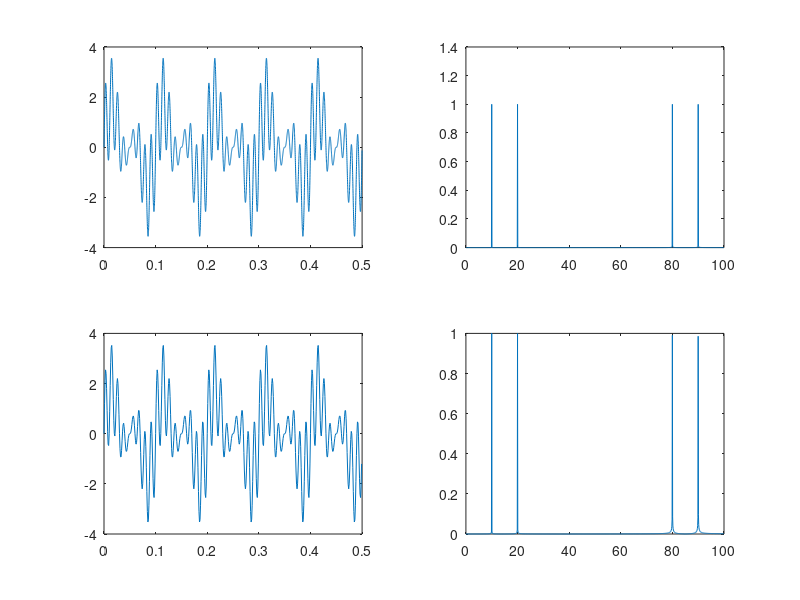

Write the MATLAB code that produced this figure.

%%%%%%%%%%%%%%%%%%%%%%%%%%%%%%%%%
% Semnalul original 
%%%%%%%%%%%%%%%%%%%%%%%%%%%%%%%%%

% Pasul de generare a semnalului 'continuu'
Tg = 0.0001;
% Perioada de generare este de 10 secunde
t = 0:Tg:10;
% Semnalul "continuu", format din 4 sinosoide (putem incerca diferite
% forme), de frecvente 10Hz, 20Hz, 80Hz, 90Hz
x = sin(2*pi*10*t) + sin(2*pi*20*t) + sin(2*pi*80*t) + sin(2*pi*90*t);
% Sa vedem cum arata semnalul 'inregistrat', pe un interval de 0.5 secunde
subplot(2,2,1)
plot(t(1:0.5/Tg),x(1:0.5/Tg))


%%%%%%%%%%%%%%%%%%%%%%%%%%%%%%%%%
% Spectrul semnalului original, cu perioada de generare Tg
%%%%%%%%%%%%%%%%%%%%%%%%%%%%%%%%%

X = fft(x);
L = length(x);
Xabs = abs(X)/(L/2);
MagX = Xabs(1:L/2+1);
fg = 1/Tg;
% Domeniul de valori ale frecventei
f = fg*[0:(L/2)]/L;
% Sa vedem cum arata spectrul de amplitudine, pe domeniul considerat
subplot(2,2,2)
plot(f(1:1000), MagX(1:1000))



%%%%%%%%%%%%%%%%%%%%%%%%%%%%%%%%%
% Inregistram semnalul
%%%%%%%%%%%%%%%%%%%%%%%%%%%%%%%%%

% Perioada de esantionare la inregistrare este diferita (mai mare)
% decat cea utilizata la generarea semnalului. Simulam esantionarea
% semnalului. Pune diferite valori pentru a vedea efectul.
Te = 0.001;
% Momentele de timp cand are loc esantionarea
te = t(1:Te/Tg:end);
% Esantioanele semnalului inregistrat
xe = x(1:Te/Tg:end);
% Sa vedem cum arata semnalul inregistrat, pe un interval de 0.5 secunde
subplot(2,2,3)
plot(te(1:0.5/Te),xe(1:0.5/Te))



%%%%%%%%%%%%%%%%%%%%%%%%%%%%%%%%%
% Spectrul semnalului inregistrat
%%%%%%%%%%%%%%%%%%%%%%%%%%%%%%%%%

XE = fft(xe);
L = length(xe);
XEabs = abs(XE)/(L/2);
MagXE = XEabs(1:L/2+1);
fe = 1/Te;
% Domeniul de valori ale frecventei
f = fe*[0:(L/2)]/L;
% Sa vedem cum arata spectrul de amplitudine, pe domeniul considerat
subplot(2,2,4)
plot(f(1:1/Te), MagXE(1:1/Te))
